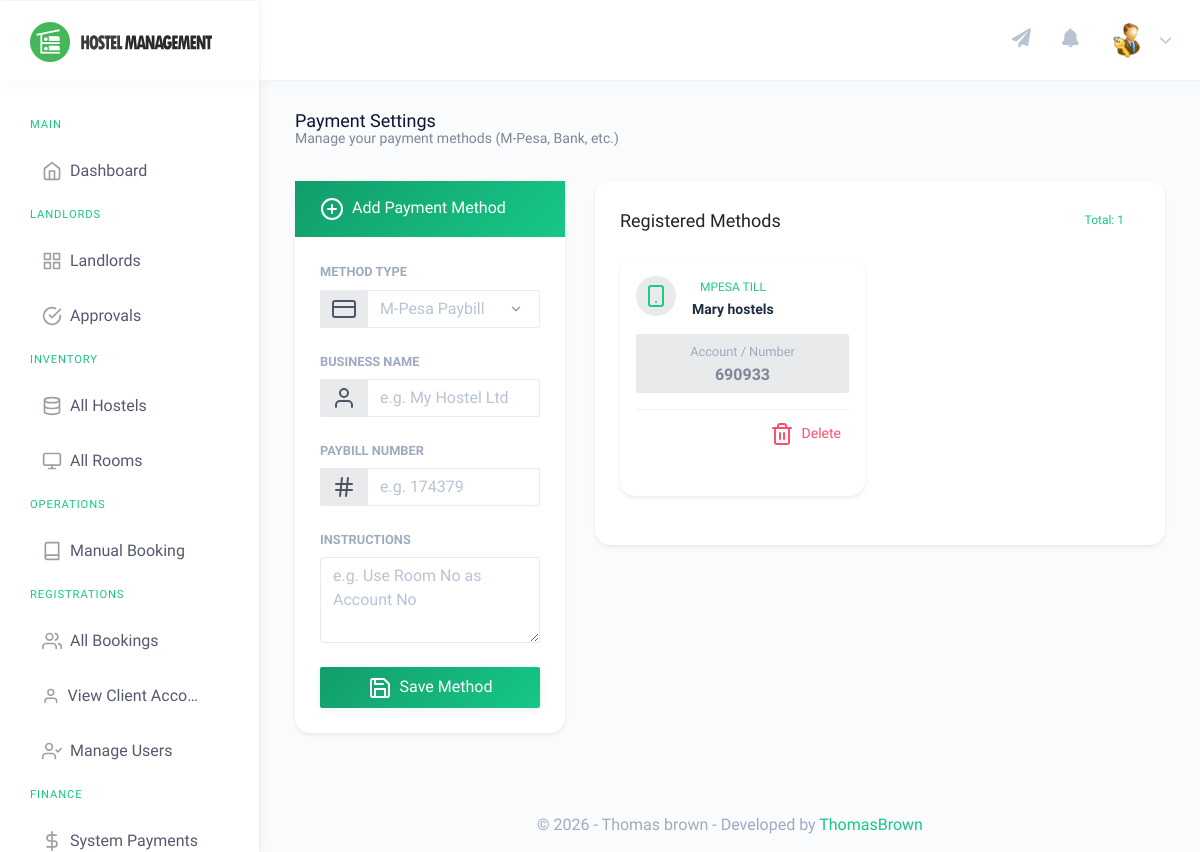
/landlord/payment-settings.php (signed in), run on the app's committed database.
### tables this page shows
CREATE TABLE `landlord_payment_methods` (
  `id` int(11) NOT NULL,
  `tenant_id` int(11) NOT NULL,
  `method_type` varchar(50) NOT NULL,
  `account_name` varchar(255) NOT NULL,
  `account_number` varchar(100) NOT NULL,
  `additional_info` text DEFAULT NULL,
  `status` enum('active','inactive') DEFAULT 'active',
  `created_at` timestamp NOT NULL DEFAULT current_timestamp(),
  `updated_at` timestamp NOT NULL DEFAULT current_timestamp() ON UPDATE current_timestamp()
);

### landlord/payment-settings.php (the view, shortened to what this page needs)
<?php
    include('../includes/check-login.php');
    $tenantId = $_SESSION['tenant_id'];
?>
<!DOCTYPE html>
<html dir="ltr" lang="en">
<head>
    <link href="../assets/extra-libs/c3/c3.min.css" rel="stylesheet">
    <link href="../dist/css/style.min.css" rel="stylesheet">
    <link href="../assets/css/custom-gradients.css" rel="stylesheet">
</head>
<body>
    <div id="main-wrapper" data-theme="light" data-layout="vertical" data-navbarbg="skin6" data-sidebartype="full"
        data-sidebar-position="fixed" data-header-position="fixed" data-boxed-layout="full">
        <header class="topbar" data-navbarbg="skin6">
            <?php include 'includes/navigation.php'?>
        </header>
        <aside class="left-sidebar" data-sidebarbg="skin6">
            <div class="scroll-sidebar" data-sidebarbg="skin6">
                <?php include 'includes/sidebar.php'?>
            </div>
        </aside>
        <div class="page-wrapper">
            <div class="page-breadcrumb">
                <div class="row">
                    <div class="col-7 align-self-center">
                    <h4 class="page-title text-truncate text-dark font-weight-medium mb-1">Payment Settings</h4>
                        <div class="d-flex align-items-center">
                            <h6 class="card-subtitle">Manage your payment methods (M-Pesa, Bank, etc.)</h6>
                        </div>
                    </div>
                </div>
            </div>
            <div class="container-fluid">
                <div class="row">
                    <div class="col-lg-4 col-md-5">
                        <div class="card shadow-sm border-0">
                            <div class="card-header bg-gradient-primary py-3">
                                <h5 class="mb-0 text-white"><i data-feather="plus-circle" class="feather-sm mr-2"></i>Add Payment Method</h5>
                            </div>
                            <div class="card-body">
                                <form method="POST">
                                    <div class="form-group mb-4">
                                        <label class="text-muted small text-uppercase font-weight-bold mb-2 d-block">Method Type</label>
                                        <div class="input-group">
                                            <div class="input-group-prepend">
                                                <span class="input-group-text bg-light border-0"><i data-feather="credit-card" class="feather-xs"></i></span>
                                            </div>
                                            <select name="method_type" class="form-control custom-select border-focus-primary" required id="method_type_select">
                                                <option value="MPESA_PAYBILL">M-Pesa Paybill</option>
                                            </select>
                                        </div>
                                    </div>
                                    <div class="form-group mb-4">
                                        <label id="name_label" class="text-muted small text-uppercase font-weight-bold mb-2 d-block">Business Name</label>
                                        <div class="input-group">
                                            <div class="input-group-prepend">
                                                <span class="input-group-text bg-light border-0"><i data-feather="user" class="feather-xs"></i></span>
                                            </div>
                                            <input type="text" name="account_name" class="form-control border-focus-primary" required placeholder="e.g. My Hostel Ltd">
                                        </div>
                                    </div>
                                    <div class="form-group mb-4">
                                        <label id="number_label" class="text-muted small text-uppercase font-weight-bold mb-2 d-block">Paybill Number</label>
                                        <div class="input-group">
                                            <div class="input-group-prepend">
                                                <span class="input-group-text bg-light border-0"><i data-feather="hash" class="feather-xs"></i></span>
                                            </div>
                                            <input type="text" name="account_number" class="form-control border-focus-primary" required placeholder="e.g. 174379">
                                        </div>
                                    </div>
                                    <div class="form-group mb-4">
                                        <label class="text-muted small text-uppercase font-weight-bold mb-2 d-block">Instructions</label>
                                        <textarea name="additional_info" class="form-control border-focus-primary" rows="3" placeholder="e.g. Use Room No as Account No"></textarea>
                                    </div>
                                    <button type="submit" name="add_method" class="btn btn-primary btn-block shadow-sm py-2 mt-2">
                                        <i data-feather="save" class="feather-sm mr-2"></i>Save Method
                                    </button>
                                </form>
                            </div>
                        </div>
                    </div>
                    <div class="col-lg-8 col-md-7">
                        <div class="card shadow-sm border-0">
                            <div class="card-body">
                                <div class="d-flex align-items-center mb-4">
                                    <h4 class="card-title mb-0">Registered Methods</h4>
                                    <div class="ml-auto">
                                        <span class="badge badge-light-primary text-primary px-3 py-2">Total: <?php
                                            $cQ = "SELECT count(*) as total FROM landlord_payment_methods WHERE tenant_id=?";
                                            $cSt = $mysqli->prepare($cQ);
                                            $cSt->bind_param('i', $tenantId);
                                            $cSt->execute();
                                            $cRes = $cSt->get_result();
                                            echo $cRes->fetch_object()->total;
                                        ?></span>
                                    </div>
                                </div>
                                <div class="row">
                                    <?php
                                    $query = "SELECT * FROM landlord_payment_methods WHERE tenant_id=? ORDER BY id DESC";
                                    $stmt = $mysqli->prepare($query);
                                    $stmt->bind_param('i', $tenantId);
                                    $stmt->execute();
                                    $res = $stmt->get_result();
                                    if($res->num_rows == 0):
                                    ?>
                                    <div class="col-12 text-center py-5">
                                        <i data-feather="info" class="text-muted mb-2" style="width: 40px; height: 40px;"></i>
                                        <h5 class="text-muted">No methods configured yet</h5>
                                        <p class="small text-muted">Add a method on the left to start receiving payments.</p>
                                    </div>
                                    <?php
                                    else:
                                        while($row = $res->fetch_object()):
                                            $icon = (strpos($row->method_type, 'BANK') !== false) ? 'briefcase' : 'smartphone';
                                            $badgeClass = (strpos($row->method_type, 'MPESA') !== false) ? 'success' : 'primary';
                                    ?>
                                    <div class="col-md-6 mb-4">
                                        <div class="card h-100 border shadow-none hover-shadow transition-all">
                                            <div class="card-body p-3">
                                                <div class="d-flex align-items-center mb-3">
                                                    <div class="rounded-circle bg-light d-flex align-items-center justify-content-center mr-3" style="width: 40px; height: 40px;">
                                                        <i data-feather="<?php echo $icon; ?>" class="text-<?php echo $badgeClass; ?> feather-sm"></i>
                                                    </div>
                                                    <div>
                                                        <span class="badge badge-light-<?php echo $badgeClass; ?> text-<?php echo $badgeClass; ?> small px-2 py-1 mb-1">
                                                            <?php echo str_replace('_', ' ', $row->method_type); ?>
                                                        </span>
                                                        <h6 class="mb-0 font-weight-bold text-dark"><?php echo htmlentities($row->account_name); ?></h6>
                                                    </div>
                                                </div>
                                                <div class="bg-light rounded p-2 mb-3 text-center">
                                                    <small class="text-muted d-block small mb-1">Account / Number</small>
                                                    <h5 class="mb-0 font-weight-bold letter-spacing-1"><?php echo htmlentities($row->account_number); ?></h5>
                                                </div>
                                                <div class="text-right border-top pt-2">
                                                    <a href="payment-settings.php?del=<?php echo $row->id; ?>" class="btn btn-outline-danger btn-sm border-0" onclick="return confirm('Delete this method?')">
                                                        <i data-feather="trash-2" class="feather-xs mr-1"></i> Delete
                                                    </a>
                                                </div>
                                            </div>
                                        </div>
                                    </div>
                                    <?php
                                        endwhile;
                                    endif;
                                    ?>
                                </div>
                            </div>
                        </div>
                    </div>
                </div>
            </div>
            <?php include 'includes/footer.php' ?>
        </div>
    </div>
</body>
</html>

### assets/css/custom-gradients.css (style rules this page uses)
:root { --gradient-primary: linear-gradient(135deg, #129d6b 0%, #17c788 100%); --gradient-success: linear-gradient(135deg, #00b09b 0%, #96c93d 100%); --gradient-danger: linear-gradient(135deg, #ff5f6d 0%, #ffc371 100%); --gradient-warning: linear-gradient(135deg, #f7b733 0%, #fc4a1a 100%); --gradient-info: linear-gradient(135deg, #36D1DC 0%, #5B86E5 100%); --gradient-brand-1: linear-gradient(135deg, #0d7f55 0%, #129d6b 100%); --gradient-brand-2: linear-gradient(135deg, #129d6b 0%, #17c788 100%); --gradient-brand-3: linear-gradient(135deg, #17c788 0%, #1ee09e 100%); --gradient-brand-4: linear-gradient(135deg, #1ee09e 0%, #46f5b9 100%); --sidebar-gradient: linear-gradient(180deg, #0d1432 0%, #162040 100%); --shadow-sm: 0 2px 4px rgba(0, 0, 0, 0.05); --shadow-md: 0 4px 12px rgba(0, 0, 0, 0.1); --shadow-lg: 0 8px 24px rgba(0, 0, 0, 0.15); }
body { font-family: 'Muli', sans-serif !important; }
h1, h2, h3, h4, h5, h6, .page-title, .card-title, .sidebar-nav .nav-small-cap { font-family: 'Comfortaa', cursive !important; }
.btn-primary, .bg-primary, .btn-primary:focus { background: var(--gradient-primary) !important; border: none !important; color: white !important; }
.btn { transition: all 0.3s cubic-bezier(0.4, 0, 0.2, 1) !important; }
.left-sidebar { background: #ffffff !important; border-right: 1px solid rgba(23, 199, 136, 0.15) !important; box-shadow: 2px 0 8px rgba(13, 20, 50, 0.04); }
.scroll-sidebar { background: #ffffff !important; }
.card { border: none !important; border-radius: 15px !important; box-shadow: 0 0.125rem 0.25rem rgba(0, 0, 0, 0.075) !important; transition: all 0.3s cubic-bezier(0.4, 0, 0.2, 1); }
.bg-gradient-primary, .card-body.bg-gradient-primary { background: var(--gradient-primary) !important; color: white; }
.topbar { background: #fff !important; box-shadow: 0 2px 15px rgba(0, 0, 0, 0.03) !important; }
.badge { padding: 5px 10px; font-weight: 500; border-radius: 6px; }
a { color: #17c788; }
.page-title { color: #0d1432 !important; }
.text-primary { color: #17c788 !important; }

### data on the page
landlord_payment_methods: method_type "MPESA TILL", account_name "Mary hostels", account_number "690933"

### other printed values
$cRes->fetch_object()->total "1"
